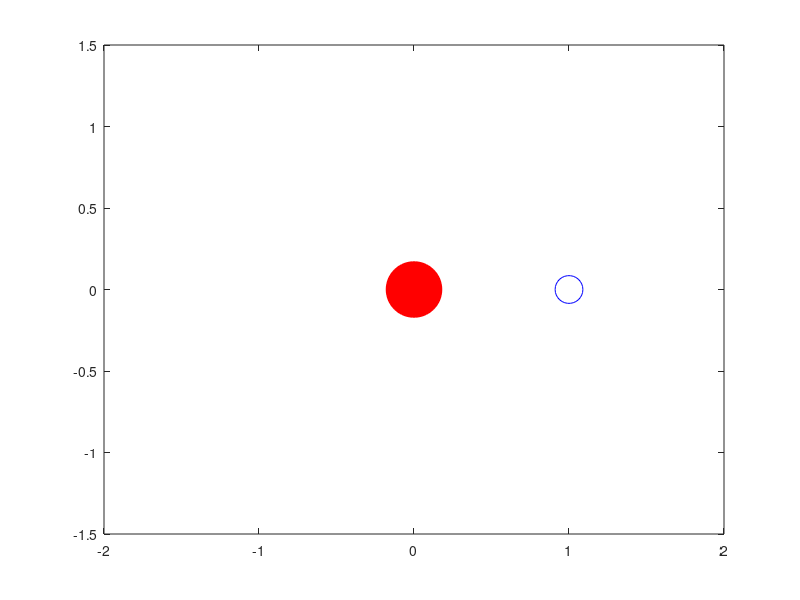

MATLAB code to generate this figure: (Note: this script raises an error after producing the figure.)
% Demo: planetal orbit around the sun using 1.order backward (=implicit) 
% Euler scheme. The non-linear equation system is solved with fsolve.
clear all
clc
close all
global dt x0 y0 u0 v0
tmax=10;
dt=0.01;
x=1;
y=0;
u=0;
v=1;
figure(1)
plot(0,0,'ro','MarkerSize',40,'MarkerFaceColor','r')
axis([-2 2 -1.5 1.5])
hold on
h=plot(x,y,'bo','MarkerSize',20);   % handle to the graphic object for animation
options = optimset('Display','off');

for i=1:ceil(tmax/dt)
    x0=x;y0=y;u0=u;v0=v;
    [S,fval,exitflag] = fsolve(@funk,[x,y,u,v],options);
    x=S(1);
    y=S(2);
    u=S(3);
    v=S(4);
    set(h,'XData',x,'YData',y)   % Change the position
    if mod(i,10)==0             % Make a small path marker
        plot(x,y,'b.')
    end
    drawnow;
end
hold off

